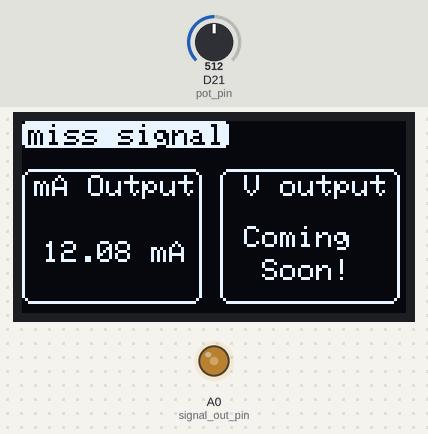
Recording of a sketch running on a simulated Arduino Zero (SAMD21). On the bench: 128×64 one-colour display, output pins drawn as LEDs (lit = HIGH). Inputs (shaded band) come from the test bench; at power-on: D21 (pot_pin) = 512. What the sketch prints to the serial monitor is not drawn.

Above: at 3.2 s.
3.3 s: D21 (pot_pin) set to 900
At 4.5 s:
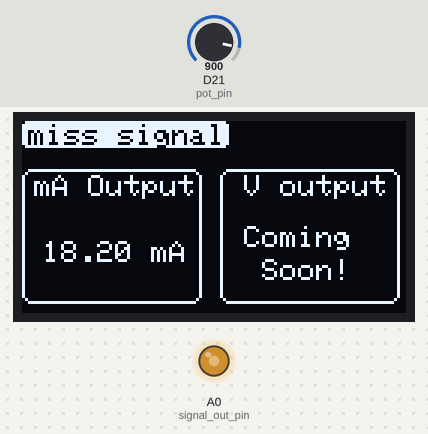
4.8 s: D21 (pot_pin) set to 122
At 6.0 s:
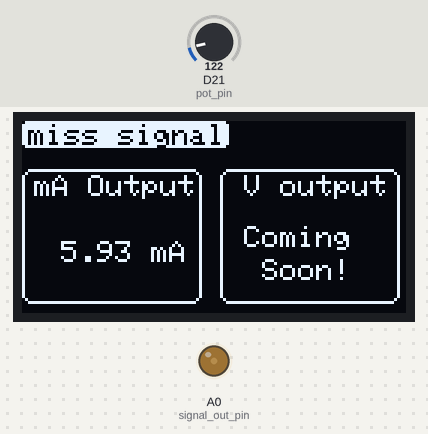
6.3 s: D21 (pot_pin) set to 0
At 6.9 s:
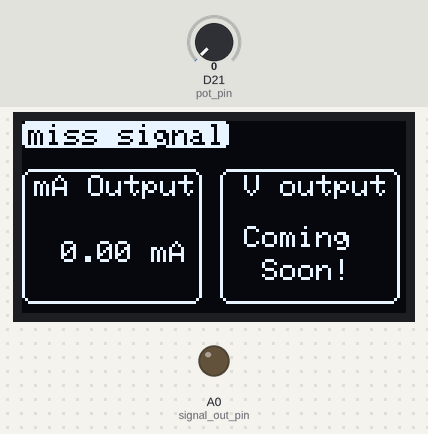
Timing chart, 0 to 9.3 s (numbered marks = the images above; inputs shaded):
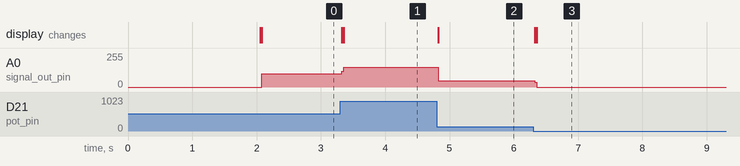

The sketch:

miss-signal.ino
```cpp
/*  Precursor to dr-signal before she gets her PhD

- Only current output with basic display
- Almost perfectly calibrated output

Imogen Wren
13/01/26


*/


#include "globals.h"


void read_pot() {
  int pot_read = 0;
  for (int i = 0; i < samples; i++) {
    pot_read += analogRead(pot_pin);
  }
  pot_read = pot_read / samples;
  if (abs(pot_read - last_pot_read) >= 6) {
    value_changed = true;
    last_pot_read = pot_read;
    if (pot_read <= 10) {
      current_output = 0;
    } else {
      current_output = (pot_read * 0.015779) + 4;
    }
    Serial.print("pot: ");
    Serial.print(pot_read);
    Serial.print(", current: ");
    Serial.print(current_output);
    // Serial.println();
  }
}

void output_current(float current_mA) {
  int output_val;
  output_val = constrain((int(33 * current_mA)-3), 0, 1024);             // Value is 800/20 -> DACmax/mA max
  analogWrite(signal_out_pin, output_val);
  Serial.print(", output_val: ");
  Serial.print(output_val);
  Serial.println();
}

void setup() {
  Serial.begin(115200);
  Serial.print("miss-signal -> starting");
  delay(2000);  // this makes sure program starts even if no connection
  oled_begin();
  // Set analog write to 10 bits to activate DAC output on pin A0
  //last_pot_read = analogRead(pot_pin);  // this makes it not auto update at start so current will display 0 and output 0 until control is moved
  analogWriteResolution(10);
  pinMode(signal_out_pin, OUTPUT);
  update_oled();
}

void loop() {
  read_pot();
  if (value_changed) {
    update_oled();
    output_current(current_output);
    value_changed = false;
  }
  //  delay(400);
}
```

globals.h
```cpp
#pragma once

#include <SPI.h>
#include <Wire.h>
#include <Adafruit_GFX.h>
#include <Adafruit_SSD1306.h>
#include <avr/dtostrf.h>  //needed for SAMD21 only


const int pot_pin = A7;
const int signal_out_pin = A0;
const int samples = 10;
const bool SHOW_SPASH_SCREEN = false;

float current_output = 0;

int last_pot_read = 0;

bool value_changed = false;


#include "oled.h"
```

oled.h
```cpp
//#include "globals.h"


#define SCREEN_WIDTH 128  // OLED display width, in pixels
#define SCREEN_HEIGHT 64  // OLED display height, in pixels

#define OLED_ADDR 0x3C
Adafruit_SSD1306 display(SCREEN_WIDTH, SCREEN_HEIGHT);

#if (SSD1306_LCDHEIGHT != 64)
//#error("Height incorrect, please fix Adafruit_SSD1306.h!");
#endif


int logoW = 127;
int logoH = 42;

const unsigned char practLogo[] PROGMEM = {
  // 'practable-new-logo-big-font', 128x42px
  0x00, 0x00, 0x00, 0x00, 0x00, 0x00, 0x00, 0x00, 0x00, 0x00, 0x00, 0x00, 0x00, 0x00, 0x00, 0x00,
  0x00, 0x00, 0x00, 0xff, 0xf0, 0x00, 0x00, 0x00, 0x00, 0x00, 0x00, 0x00, 0x00, 0x00, 0x00, 0x00,
  0x00, 0x00, 0x01, 0xff, 0xf0, 0x00, 0x00, 0x00, 0x00, 0x00, 0x00, 0x00, 0x00, 0x00, 0x00, 0x00,
  0x00, 0x00, 0x01, 0xff, 0xf8, 0x00, 0x00, 0x00, 0x00, 0x00, 0x00, 0x00, 0x00, 0x00, 0x00, 0x00,
  0x00, 0x00, 0x03, 0xc0, 0x3c, 0x00, 0x00, 0x00, 0x00, 0x00, 0x00, 0x00, 0x00, 0x00, 0x00, 0x00,
  0x00, 0x00, 0x07, 0x80, 0x1c, 0x00, 0x00, 0x00, 0x00, 0x00, 0x00, 0x00, 0x00, 0x00, 0x00, 0x00,
  0x00, 0x00, 0x07, 0x80, 0x1e, 0x00, 0x00, 0x00, 0x00, 0x00, 0x00, 0x00, 0x00, 0x00, 0x00, 0x00,
  0x00, 0x00, 0x0f, 0x00, 0x0e, 0x00, 0x00, 0x00, 0x00, 0x00, 0x00, 0x00, 0x00, 0x00, 0x00, 0x00,
  0x00, 0x00, 0x0e, 0x00, 0x0f, 0x00, 0x00, 0x00, 0x00, 0x00, 0x00, 0x00, 0x06, 0x00, 0x60, 0x00,
  0x00, 0x00, 0x1e, 0x00, 0x07, 0x00, 0x00, 0x00, 0x00, 0x00, 0x10, 0x00, 0x06, 0x00, 0x60, 0x00,
  0x00, 0x00, 0x1e, 0x00, 0x07, 0x80, 0x00, 0x00, 0x00, 0x00, 0x18, 0x00, 0x06, 0x00, 0x60, 0x00,
  0x03, 0xff, 0x9e, 0x00, 0x07, 0x00, 0x00, 0x00, 0x00, 0x00, 0x38, 0x00, 0x06, 0x00, 0x60, 0x00,
  0x03, 0xff, 0xcf, 0x00, 0x0f, 0x3f, 0x0f, 0xe7, 0xe0, 0x7e, 0x7e, 0x1f, 0x86, 0xf8, 0x61, 0xf8,
  0x07, 0xff, 0xe7, 0x00, 0x0e, 0x7f, 0x8f, 0xcf, 0xf0, 0xff, 0x7e, 0x3f, 0xc7, 0xfc, 0x63, 0xfc,
  0x0f, 0x00, 0xe7, 0x80, 0x1e, 0xe1, 0xce, 0x0c, 0x39, 0xc3, 0x38, 0x70, 0xc7, 0x0e, 0x63, 0x0e,
  0x0e, 0x00, 0xf3, 0x80, 0x3c, 0xc0, 0xce, 0x1c, 0x19, 0x80, 0x38, 0x60, 0x66, 0x06, 0x67, 0x06,
  0x1e, 0x00, 0x73, 0xc0, 0x38, 0xc0, 0xcc, 0x18, 0x19, 0x80, 0x18, 0x60, 0x66, 0x06, 0x67, 0xfe,
  0x1c, 0x00, 0x79, 0xff, 0xf8, 0xc0, 0xcc, 0x18, 0x1d, 0x80, 0x18, 0x60, 0x66, 0x06, 0x67, 0xfc,
  0x3c, 0x00, 0x3d, 0xff, 0xf0, 0xc0, 0xcc, 0x1c, 0x1d, 0x80, 0x18, 0x60, 0xe6, 0x06, 0x63, 0x00,
  0x78, 0x00, 0x1c, 0xff, 0xf0, 0xe1, 0xcc, 0x0c, 0x3c, 0xc2, 0x18, 0x70, 0xe3, 0x0e, 0x63, 0x84,
  0x78, 0x00, 0x1e, 0x00, 0x00, 0xff, 0x8c, 0x0f, 0xfc, 0xff, 0x1e, 0x3f, 0xe3, 0xfc, 0x79, 0xfc,
  0x78, 0x00, 0x1e, 0x00, 0x00, 0xdf, 0x0c, 0x03, 0xe8, 0x7e, 0x0e, 0x1f, 0x60, 0xf8, 0x38, 0xf8,
  0x38, 0x00, 0x3c, 0xff, 0xf0, 0xc0, 0x00, 0x00, 0x00, 0x00, 0x00, 0x00, 0x00, 0x00, 0x00, 0x00,
  0x3c, 0x00, 0x39, 0xff, 0xf0, 0xc0, 0x00, 0x00, 0x00, 0x00, 0x08, 0x04, 0x00, 0x00, 0x20, 0x00,
  0x1c, 0x00, 0x7b, 0xff, 0xf8, 0xc0, 0x00, 0x00, 0x30, 0x00, 0x0b, 0x44, 0x00, 0x00, 0x20, 0x00,
  0x1e, 0x00, 0x73, 0x80, 0x38, 0xcb, 0x0c, 0x30, 0x33, 0x98, 0x68, 0x64, 0x63, 0x86, 0x20, 0x00,
  0x0f, 0x00, 0xf7, 0x80, 0x3c, 0x0f, 0xbe, 0xf8, 0x33, 0xbc, 0xfb, 0x65, 0xf7, 0xcf, 0x20, 0x00,
  0x07, 0xff, 0xe7, 0x00, 0x1c, 0x08, 0xa2, 0xc9, 0x32, 0x66, 0x8b, 0x45, 0x1e, 0x78, 0xa0, 0x00,
  0x07, 0xff, 0xef, 0x00, 0x1e, 0x08, 0xa2, 0xcb, 0xb2, 0x62, 0x8b, 0x65, 0x1e, 0x78, 0xa0, 0x00,
  0x03, 0xff, 0xce, 0x00, 0x0f, 0x08, 0xb6, 0xc8, 0x12, 0x36, 0xdb, 0x65, 0xb2, 0x6d, 0xa0, 0x00,
  0x01, 0xff, 0x9e, 0x00, 0x07, 0x08, 0x9c, 0x88, 0x1a, 0x1e, 0x70, 0x34, 0xe0, 0x07, 0xb0, 0x00,
  0x00, 0x00, 0x1c, 0x00, 0x07, 0x80, 0x00, 0x00, 0x00, 0x00, 0x00, 0x00, 0x00, 0x00, 0x00, 0x00,
  0x00, 0x00, 0x1e, 0x00, 0x0f, 0x00, 0x00, 0x00, 0x00, 0x00, 0x98, 0x00, 0x60, 0x00, 0x00, 0x80,
  0x00, 0x00, 0x0e, 0x00, 0x0f, 0x00, 0x00, 0x00, 0x00, 0x00, 0x80, 0x00, 0x60, 0x00, 0x00, 0x80,
  0x00, 0x00, 0x0f, 0x00, 0x1e, 0x00, 0x00, 0x3c, 0xef, 0x1d, 0xd3, 0xcf, 0x62, 0x4b, 0xce, 0x90,
  0x00, 0x00, 0x07, 0x80, 0x1c, 0x00, 0x00, 0x66, 0x89, 0xa0, 0x92, 0x19, 0x61, 0x6a, 0x68, 0xf0,
  0x00, 0x00, 0x07, 0x80, 0x3c, 0x00, 0x00, 0x46, 0x98, 0xa0, 0x92, 0x11, 0xe1, 0xfe, 0x28, 0xe0,
  0x00, 0x00, 0x03, 0xc0, 0x38, 0x00, 0x00, 0x66, 0x99, 0xa0, 0x92, 0x19, 0xe1, 0xb6, 0x68, 0xf0,
  0x00, 0x00, 0x01, 0xff, 0xf8, 0x00, 0x00, 0x7c, 0x8f, 0xbc, 0xd3, 0xcf, 0xa0, 0x93, 0xc8, 0x90,
  0x00, 0x00, 0x01, 0xff, 0xf0, 0x00, 0x00, 0x40, 0x00, 0x00, 0x00, 0x00, 0x00, 0x00, 0x00, 0x00,
  0x00, 0x00, 0x00, 0xff, 0xf0, 0x00, 0x00, 0x40, 0x00, 0x00, 0x00, 0x00, 0x00, 0x00, 0x00, 0x00,
  0x00, 0x00, 0x00, 0x00, 0x00, 0x00, 0x00, 0x00, 0x00, 0x00, 0x00, 0x00, 0x00, 0x00, 0x00, 0x00
};


void oled_begin() {
  // Dont know what this does
  // SSD1306_SWITCHCAPVCC = generate display voltage from 3.3V internally
  if (!display.begin(SSD1306_SWITCHCAPVCC, 0x3C)) {  // Address 0x3C for 128x32
    Serial.println(F("SSD1306 allocation failed"));
    for (;;)
      ;  // Don't proceed, loop forever
  } else {
    Serial.println(F("OLED Allocated"));
  }
  display.setTextColor(SSD1306_WHITE);
  display.clearDisplay();
  if (SHOW_SPASH_SCREEN) {
    display.drawBitmap(0, 20, practLogo, logoW, logoH, 1);  //(x , y bitMap, width, height, color)
    display.display();

    delay(1000);
    display.invertDisplay(true);
    delay(500);
    display.invertDisplay(false);
  }
}

// Lines per CHAR at 1.5 = 16
// yellow band = 16 lines

// for old stats screen
/*
#define COL_0 0
#define COL_1 30
#define COL_2 65
#define COL_3 95

#define ROW_0 6
#define ROW_1 16
#define ROW_2 27
#define ROW_3 40
#define ROW_4 50
*/

void old_stats_screen() {
  /*
  display.setCursor(COL_0, ROW_1);
  display.print(F("Pbus"));
  display.setCursor(COL_1, ROW_1);
  display.print(adj_V_buf);

  display.setCursor(COL_0, 27);
  display.print(F("Iexp:"));
  display.setCursor(COL_1, ROW_2);
  display.print(adj_I_buf);

  display.setCursor(COL_2, ROW_2);
  display.print(F("Wexp:"));
  display.setCursor(COL_3, ROW_2);
  display.print(exp_W_buf);

  display.setCursor(COL_0, ROW_3);
  display.print(F("Vsbc:"));
  display.setCursor(COL_1, ROW_3);
  display.print(sbc_V_buf);

  display.setCursor(COL_0, ROW_4);
  display.print(F("Isbc:"));
  display.setCursor(COL_1, ROW_4);
  display.print(sbc_I_buf);

  display.setCursor(COL_2, ROW_4);
  display.print(F("Wsbc:"));
  display.setCursor(COL_3, ROW_4);
  display.print(sbc_W_buf);
  */
}

// for new stats screen
#define BOX_WIDTH 60
#define BOX_HEIGHT 45
#define BOX_RADIUS 2

#define COL_0 2
#define COL_1 36
#define COL_2 128 - BOX_WIDTH
#define COL_3 92

#define ROW_0 2
//#define ROW_1 16  // minimum to stop clipping the yellow
#define ROW_1 18
#define ROW_2 29
#define ROW_3 40
#define ROW_4 51


const char UI_text[][8] = {
  "leds",
  "blnd",
  "Hue",
  "Sat",
  "Brt",
  "Hue",
  "Sat",
  "Brt"
};

const uint8_t UI_text_X[8] = {
  60,
  60,
  COL_0,
  COL_0,
  COL_0,
  COL_2,
  COL_2,
  COL_2
};

const uint8_t UI_text_Y[8] = {
  0,
  8,
  ROW_2,
  ROW_3,
  ROW_4,
  ROW_2,
  ROW_3,
  ROW_4
};


void led_stats_screen() {
  char val_buffer[8];


  dtostrf(current_output, 5, 2, val_buffer);


  display.setTextColor(WHITE);

  //  channel A Header & border
  display.drawRoundRect(0, 16, BOX_WIDTH, BOX_HEIGHT, 3, WHITE);  // x, y, w, h, rad, colour
  display.setCursor(COL_0 + 2, ROW_1);
  display.print(F("mA Output "));
  display.setCursor(COL_0+5, ROW_3);
  display.print(val_buffer);
  display.print(F(" mA"));

  // do channel B Header & border
  display.drawRoundRect(126 - BOX_WIDTH, 16, BOX_WIDTH, BOX_HEIGHT, 3, WHITE);  // x, y, w, h, rad, colour
  display.setCursor(COL_2, ROW_1);
  display.print(F(" V output "));
  display.setCursor(COL_2, ROW_3 - 5);
  display.print(F(" Coming"));
  display.setCursor(COL_2, ROW_4 - 5);
  display.print(F("  Soon!"));
}


//void fillRoundRect(int16_t x0, int16_t y0, int16_t w, int16_t h,
//                    int16_t radius, uint16_t color);


void update_oled() {  // char *Vexp, char *Iexp, char *Vsbc, char *Isbc, char *sbcTrig, char *extTrig, char *expTrig, char *sbcReboot, char *expReboot) {
  display.clearDisplay();
  // display.setTextSize(1.9);  // Draw 2X-scale text

  display.setTextColor(BLACK);
  // display.fillRoundRect(0, 0, 128, 15, 2, WHITE);  // x, y, w, h, colour // full bar
  display.fillRoundRect(0, 0, 69, 9, 2, WHITE);  // x, y, w, h, colour // full bar
  // display.setFont(&FreeMonoBold9pt7b);
  display.setCursor(2, 1);  //(x,y) (COL, ROW)
  display.print(F("miss signal"));
  display.setCursor(1, 7);  //(x,y) (COL, ROW)
                            //  display.setTextColor(WHITE);
                            // char printBuffer[24];
  //sprintf(printBuffer, "          Blend: %s", blendNames[currentBlend]);
  // display.print(printBuffer);

  // display.setTextSize(1.9);  // Draw 2X-scale text

  led_stats_screen();


  display.display();
}
```

Measured:
- after the input at 3.3 s, A0 (signal_out_pin): 98/255 → 148/255 at once; the display: first changes at once (image 1 shows a later state)
- after the input at 4.8 s, A0 (signal_out_pin): 148/255 → 47/255 at once; the display: first differs from a run without the input at once (image 2)
- after the input at 6.3 s, A0 (signal_out_pin): 47/255 → 0/255 at once; the display: first changes at once (image 3 shows a later state)
